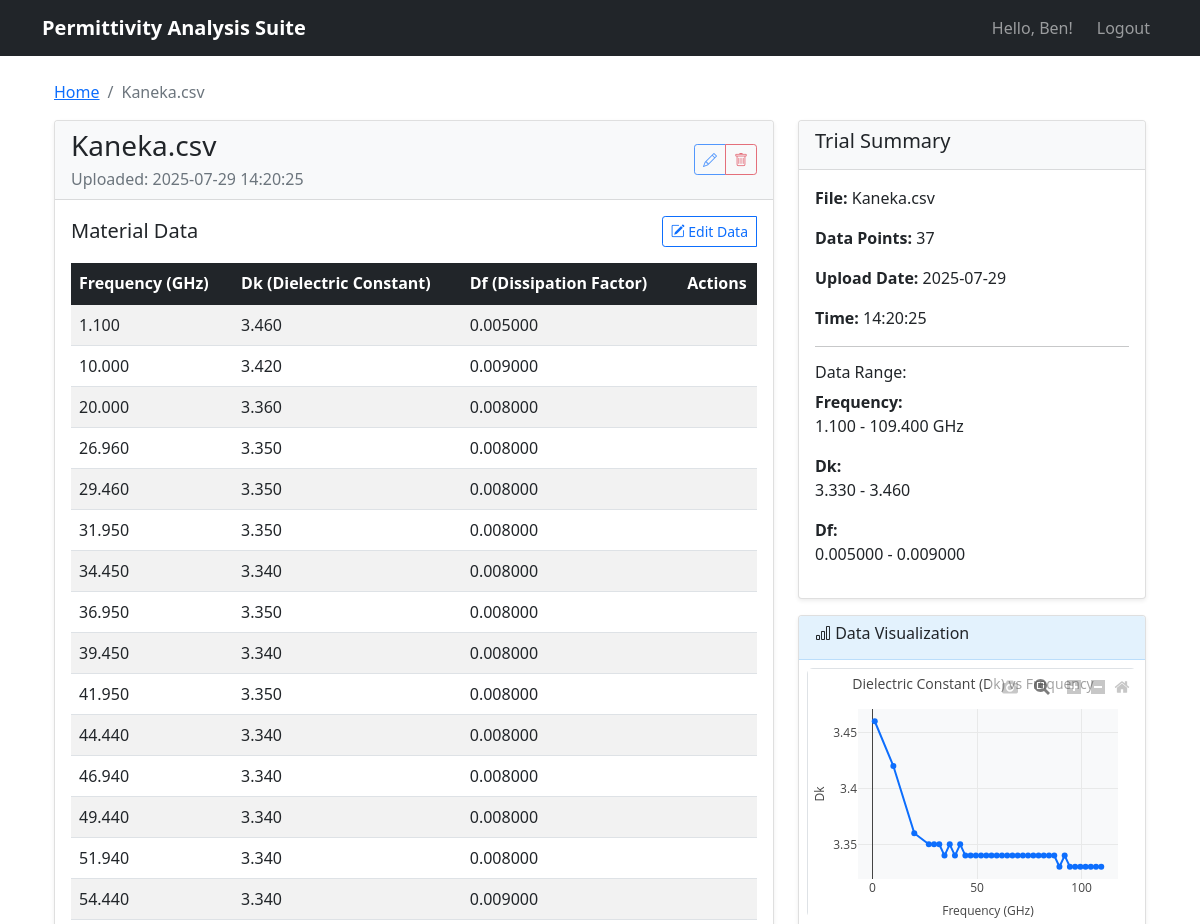
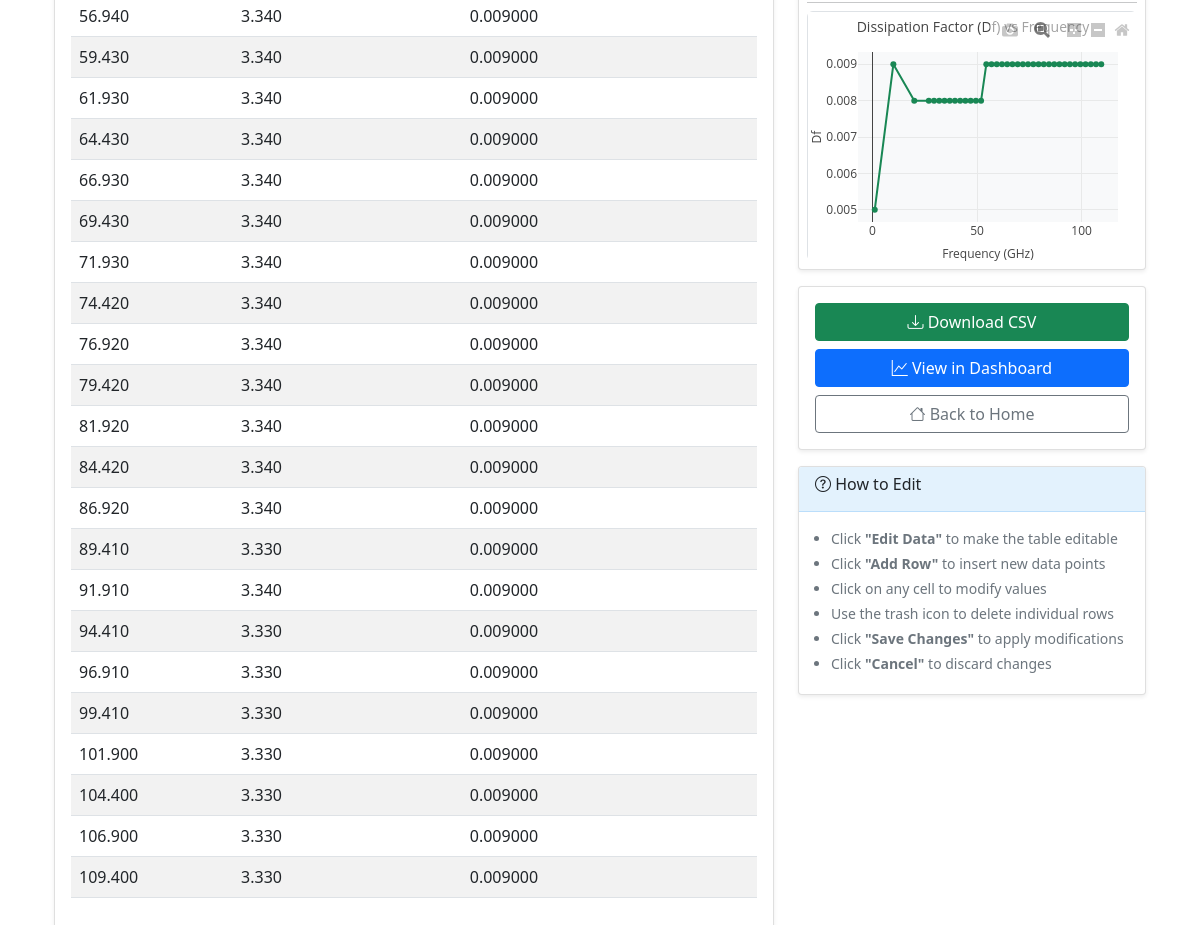
/trial/4 (signed in), run on the app's committed database (2 pictures, top to bottom).
### app/auth/models.py (models this page shows, shortened)
class User(UserMixin, db.Model):
    id = db.Column(db.Integer, primary_key=True)
    username = db.Column(db.String(80), unique=True, nullable=False, index=True)
    email = db.Column(db.String(120), unique=True, nullable=False, index=True)
    password_hash = db.Column(db.String(128))
    trials = db.relationship('Trial', backref='user', lazy='dynamic')

class Trial(db.Model):
    id = db.Column(db.Integer, primary_key=True)
    filename = db.Column(db.String(255), nullable=False)
    upload_timestamp = db.Column(db.DateTime, default=datetime.utcnow, nullable=False)
    user_id = db.Column(db.Integer, db.ForeignKey('user.id'), nullable=False)
    data_fingerprint = db.Column(db.String(64), nullable=True, index=True)  # SHA256 hash of data content
    material_data = db.relationship('MaterialData', backref='trial', lazy='dynamic', cascade='all, delete-orphan')
    fitted_models = db.relationship('FittedModel', backref='trial', lazy='dynamic', cascade='all, delete-orphan')

class MaterialData(db.Model):
    id = db.Column(db.Integer, primary_key=True)
    frequency_ghz = db.Column(db.Float, nullable=False)
    dk = db.Column(db.Float, nullable=False)  # Dielectric constant
    df = db.Column(db.Float, nullable=False)  # Dissipation factor
    trial_id = db.Column(db.Integer, db.ForeignKey('trial.id'), nullable=False)

### app/main/routes.py (the view)
@bp.route('/trial/<int:trial_id>')
@login_required
def view_trial(trial_id):
    trial = Trial.query.filter_by(id=trial_id, user_id=current_user.id).first_or_404()
    material_data = trial.material_data.all()
    return render_template('view_trial.html', title=f'Trial: {trial.filename}',
                         trial=trial, material_data=material_data)

### app/templates/view_trial.html (shortened to what this page needs)
{% extends "base.html" %}
{% block content %}
<div class="container mt-4">
    <div class="row">
        <div class="col-12">
            <nav aria-label="breadcrumb">
                <ol class="breadcrumb">
                    <li class="breadcrumb-item"><a href="{{ url_for('main.index') }}">Home</a></li>
                    <li class="breadcrumb-item active" aria-current="page">{{ trial.filename }}</li>
                </ol>
            </nav>
        </div>
    </div>
    <div class="row">
        <div class="col-lg-8">
            <div class="card">
                <div class="card-header d-flex justify-content-between align-items-center">
                    <div>
                        <h3 class="card-title mb-1" data-trial-name="{{ trial.filename }}">{{ trial.filename }}</h3>
                        <p class="text-muted mb-0">Uploaded: {{ trial.upload_timestamp.strftime('%Y-%m-%d %H:%M:%S') }}</p>
                    </div>
                    <div class="btn-group">
                        <button type="button" class="btn btn-outline-primary btn-sm" id="edit-trial-btn" title="Edit trial name">
                            <i class="bi bi-pencil"></i>
                        </button>
                        <button type="button" class="btn btn-outline-danger btn-sm" id="delete-trial-btn" title="Delete trial">
                            <i class="bi bi-trash"></i>
                        </button>
                    </div>
                </div>
                <div class="card-body">
                    <div class="d-flex justify-content-between align-items-center mb-3">
                        <h5 class="mb-0">Material Data</h5>
                        <div class="btn-group" role="group">
                            <button type="button" class="btn btn-outline-primary btn-sm" id="edit-mode-btn">
                                <i class="bi bi-pencil-square"></i> Edit Data
                            </button>
                        </div>
                    </div>
                    <div class="table-responsive">
                        <table class="table table-striped table-hover" id="material-data-table">
                            <thead class="table-dark">
                                <tr>
                                    <th>Frequency (GHz)</th>
                                    <th>Dk (Dielectric Constant)</th>
                                    <th>Df (Dissipation Factor)</th>
                                    <th width="80">Actions</th>
                                </tr>
                            </thead>
                            <tbody>
                                {% for data in material_data %}
                                <tr data-data-id="{{ data.id }}">
                                    <td>{{ "%.3f"|format(data.frequency_ghz) }}</td>
                                    <td>{{ "%.3f"|format(data.dk) }}</td>
                                    <td>{{ "%.6f"|format(data.df) }}</td>
                                    <td></td>
                                </tr>
                                {% endfor %}
                            </tbody>
                        </table>
                    </div>
                </div>
            </div>
        </div>
        <div class="col-lg-4">
            <div class="card">
                <div class="card-header">
                    <h5>Trial Summary</h5>
                </div>
                <div class="card-body">
                    <p><strong>File:</strong> <span data-trial-name="{{ trial.filename }}">{{ trial.filename }}</span></p>
                    <p><strong>Data Points:</strong> <span data-stat="data-points">{{ material_data|length }}</span></p>
                    <p><strong>Upload Date:</strong> {{ trial.upload_timestamp.strftime('%Y-%m-%d') }}</p>
                    <p><strong>Time:</strong> {{ trial.upload_timestamp.strftime('%H:%M:%S') }}</p>
                    {% if material_data %}
                    <hr>
                    <h6>Data Range:</h6>
                    <p><strong>Frequency:</strong><br>
                       <span data-stat="freq-range">{{ "%.3f"|format(material_data|map(attribute='frequency_ghz')|min) }} -
                       {{ "%.3f"|format(material_data|map(attribute='frequency_ghz')|max) }} GHz</span></p>
                    <p><strong>Dk:</strong><br>
                       <span data-stat="dk-range">{{ "%.3f"|format(material_data|map(attribute='dk')|min) }} -
                       {{ "%.3f"|format(material_data|map(attribute='dk')|max) }}</span></p>
                    <p><strong>Df:</strong><br>
                       <span data-stat="df-range">{{ "%.6f"|format(material_data|map(attribute='df')|min) }} -
                       {{ "%.6f"|format(material_data|map(attribute='df')|max) }}</span></p>
                    {% endif %}
                </div>
            </div>
            {% if material_data %}
            <div class="card mt-3">
                <div class="card-header">
                    <h6><i class="bi bi-bar-chart"></i> Data Visualization</h6>
                </div>
                <div class="card-body p-2">
                    <div id="dk-chart" style="height: 250px;"></div>
                    <hr class="my-2">
                    <div id="df-chart" style="height: 250px;"></div>
                </div>
            </div>
            {% endif %}
            <div class="card mt-3">
                <div class="card-body">
                    <div class="d-grid gap-2">
                        <a href="{{ url_for('main.download_trial_csv', trial_id=trial.id) }}" class="btn btn-success">
                            <i class="bi bi-download"></i> Download CSV
                        </a>
                        <a href="{{ url_for('main.dashboard') }}" class="btn btn-primary">
                            <i class="bi bi-graph-up"></i> View in Dashboard
                        </a>
                        <a href="{{ url_for('main.index') }}" class="btn btn-outline-secondary">
                            <i class="bi bi-house"></i> Back to Home
                        </a>
                    </div>
                </div>
            </div>
            <div class="card mt-3">
                <div class="card-header">
                    <h6><i class="bi bi-question-circle"></i> How to Edit</h6>
                </div>
                <div class="card-body">
                    <small class="text-muted">
                        <ul class="mb-0">
                            <li>Click <strong>"Edit Data"</strong> to make the table editable</li>
                            <li>Click <strong>"Add Row"</strong> to insert new data points</li>
                            <li>Click on any cell to modify values</li>
                            <li>Use the trash icon to delete individual rows</li>
                            <li>Click <strong>"Save Changes"</strong> to apply modifications</li>
                            <li>Click <strong>"Cancel"</strong> to discard changes</li>
                        </ul>
                    </small>
                </div>
            </div>
        </div>
    </div>
</div>
{% endblock %}

### app/templates/base.html (shortened to what this page needs)
<!DOCTYPE html>
<html lang="en">
<head>
    <link href="https://cdn.jsdelivr.net/npm/bootstrap@5.1.3/dist/css/bootstrap.min.css" rel="stylesheet">
    <link href="https://cdn.jsdelivr.net/npm/bootstrap-icons@1.10.0/font/bootstrap-icons.css" rel="stylesheet">
    <link href="{{ url_for('static', filename='css/main.css') }}" rel="stylesheet">
</head>
<body>
    <nav class="navbar navbar-expand-lg navbar-dark bg-dark">
        <div class="container">
            <a class="navbar-brand" href="{{ url_for('main.index') }}">Permittivity Analysis Suite</a>
            <div class="navbar-nav ms-auto">
                {% if current_user.is_anonymous %}
                    <a class="nav-link" href="{{ url_for('auth.login') }}">Login</a>
                    <a class="nav-link" href="{{ url_for('auth.register') }}">Register</a>
                {% else %}
                    <span class="navbar-text me-3">Hello, {{ current_user.username }}!</span>
                    <a class="nav-link" href="{{ url_for('auth.logout') }}">Logout</a>
                {% endif %}
            </div>
        </div>
    </nav>
    <div class="container mt-4">
        {% block content %}{% endblock %}
    </div>
</body>
</html>

### app/static/css/main.css (style rules this page uses)
.card { box-shadow: 0 0.125rem 0.25rem rgba(0, 0, 0, 0.075); border: 1px solid rgba(0, 0, 0, 0.125); }
.card-header { background-color: #f8f9fa; border-bottom: 1px solid rgba(0, 0, 0, 0.125); }
.btn { transition: all 0.2s ease; }
.navbar-brand { font-weight: 600; font-size: 1.25rem; }
.fade-in { animation: fadeIn 0.3s ease-out; }
.table th:last-child, .table td:last-child { text-align: center; vertical-align: middle; }
.btn-group .btn { position: relative; }
.card-header .btn-group { opacity: 0.7; transition: opacity 0.2s ease; }
.card.mt-3 .card-header { background-color: #e3f2fd; border-bottom: 1px solid #bbdefb; }
.card.mt-3 .card-body ul { padding-left: 1rem; }
.card.mt-3 .card-body li { margin-bottom: 0.25rem; }
.btn-group .btn:first-child { border-top-right-radius: 0; border-bottom-right-radius: 0; }
.btn-group .btn:last-child { border-top-left-radius: 0; border-bottom-left-radius: 0; }
#dk-chart, #df-chart { border-radius: 0.375rem; background-color: #ffffff; border: 1px solid #dee2e6; }
.card .card-body.p-2 { padding: 0.5rem !important; }

### data on the page
User: username "Ben"
Trial: filename "Kaneka.csv", upload_timestamp "2025-07-29 14:20:25", upload_timestamp "2025-07-29", upload_timestamp "14:20:25"
MaterialData: frequency_ghz "1.100", dk "3.460", df "0.005000"
MaterialData: frequency_ghz "10.000", dk "3.420", df "0.009000"
MaterialData: frequency_ghz "20.000", dk "3.360", df "0.008000"
MaterialData: frequency_ghz "26.960", dk "3.350", df "0.008000"
MaterialData: frequency_ghz "29.460", dk "3.350", df "0.008000"
MaterialData: frequency_ghz "31.950", dk "3.350", df "0.008000"
MaterialData: frequency_ghz "34.450", dk "3.340", df "0.008000"
MaterialData: frequency_ghz "36.950", dk "3.350", df "0.008000"
MaterialData: frequency_ghz "39.450", dk "3.340", df "0.008000"
MaterialData: frequency_ghz "41.950", dk "3.350", df "0.008000"
MaterialData: frequency_ghz "44.440", dk "3.340", df "0.008000"
MaterialData: frequency_ghz "46.940", dk "3.340", df "0.008000"
MaterialData: frequency_ghz "49.440", dk "3.340", df "0.008000"
MaterialData: frequency_ghz "51.940", dk "3.340", df "0.008000"
MaterialData: frequency_ghz "54.440", dk "3.340", df "0.009000"
MaterialData: frequency_ghz "56.940", dk "3.340", df "0.009000"
MaterialData: frequency_ghz "59.430", dk "3.340", df "0.009000"
MaterialData: frequency_ghz "61.930", dk "3.340", df "0.009000"
MaterialData: frequency_ghz "64.430", dk "3.340", df "0.009000"
MaterialData: frequency_ghz "66.930", dk "3.340", df "0.009000"
MaterialData: frequency_ghz "69.430", dk "3.340", df "0.009000"
MaterialData: frequency_ghz "71.930", dk "3.340", df "0.009000"
MaterialData: frequency_ghz "74.420", dk "3.340", df "0.009000"
MaterialData: frequency_ghz "76.920", dk "3.340", df "0.009000"
MaterialData: frequency_ghz "79.420", dk "3.340", df "0.009000"
MaterialData: frequency_ghz "81.920", dk "3.340", df "0.009000"
MaterialData: frequency_ghz "84.420", dk "3.340", df "0.009000"
MaterialData: frequency_ghz "86.920", dk "3.340", df "0.009000"
MaterialData: frequency_ghz "89.410", dk "3.330", df "0.009000"
MaterialData: frequency_ghz "91.910", dk "3.340", df "0.009000"
MaterialData: frequency_ghz "94.410", dk "3.330", df "0.009000"
MaterialData: frequency_ghz "96.910", dk "3.330", df "0.009000"
MaterialData: frequency_ghz "99.410", dk "3.330", df "0.009000"
MaterialData: frequency_ghz "101.900", dk "3.330", df "0.009000"
MaterialData: frequency_ghz "104.400", dk "3.330", df "0.009000"
MaterialData: frequency_ghz "106.900", dk "3.330", df "0.009000"
MaterialData: frequency_ghz "109.400", dk "3.330", df "0.009000"

### other printed values
{{ material_data|length }} "37"
{{ "%.3f"|format(material_data|map(attribute='frequency_ghz')|min) }} "1.100"
{{ "%.3f"|format(material_data|map(attribute='frequency_ghz')|max) }} "109.400"
{{ "%.3f"|format(material_data|map(attribute='dk')|min) }} "3.330"
{{ "%.3f"|format(material_data|map(attribute='dk')|max) }} "3.460"
{{ "%.6f"|format(material_data|map(attribute='df')|min) }} "0.005000"
{{ "%.6f"|format(material_data|map(attribute='df')|max) }} "0.009000"
